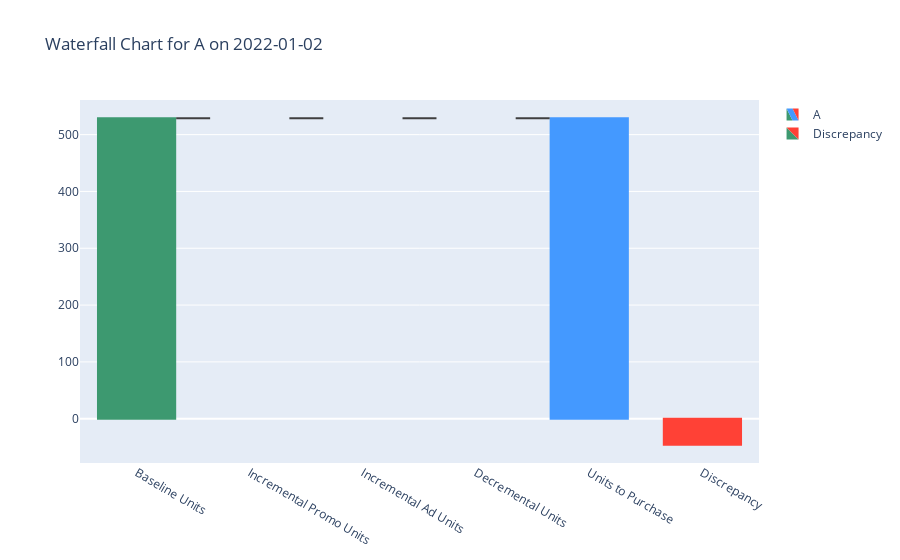

The cell this chart's notebook holds for it:
### Code cell
fig = plot_waterfall_for_brand(all_units, 'A', '2022-01-02')
if fig:
    fig.show()

### Figure 1 — Plotly figure (JSON) as saved in the notebook; plotly's stock layout.template omitted (floating-point values rounded to 4 significant figures)
{"data": [{"connector": {"line": {"color": "rgb(63, 63, 63)"}}, "measure": ["relative", "relative", "relative", "relative", "total"], "name": "A", "orientation": "v", "type": "waterfall", "x": ["Baseline Units", "Incremental Promo Units", "Incremental Ad Units", "Decremental Units", "Units to Purchase"], "y": [529, 0, 0, 0, 483]}, {"connector": {"line": {"color": "rgb(63, 63, 63)"}}, "measure": ["relative"], "name": "Discrepancy", "orientation": "v", "type": "waterfall", "x": ["Discrepancy"], "y": [-46]}], "layout": {"title": {"text": "Waterfall Chart for A on 2022-01-02"}, "waterfallgap": 0.3}}
